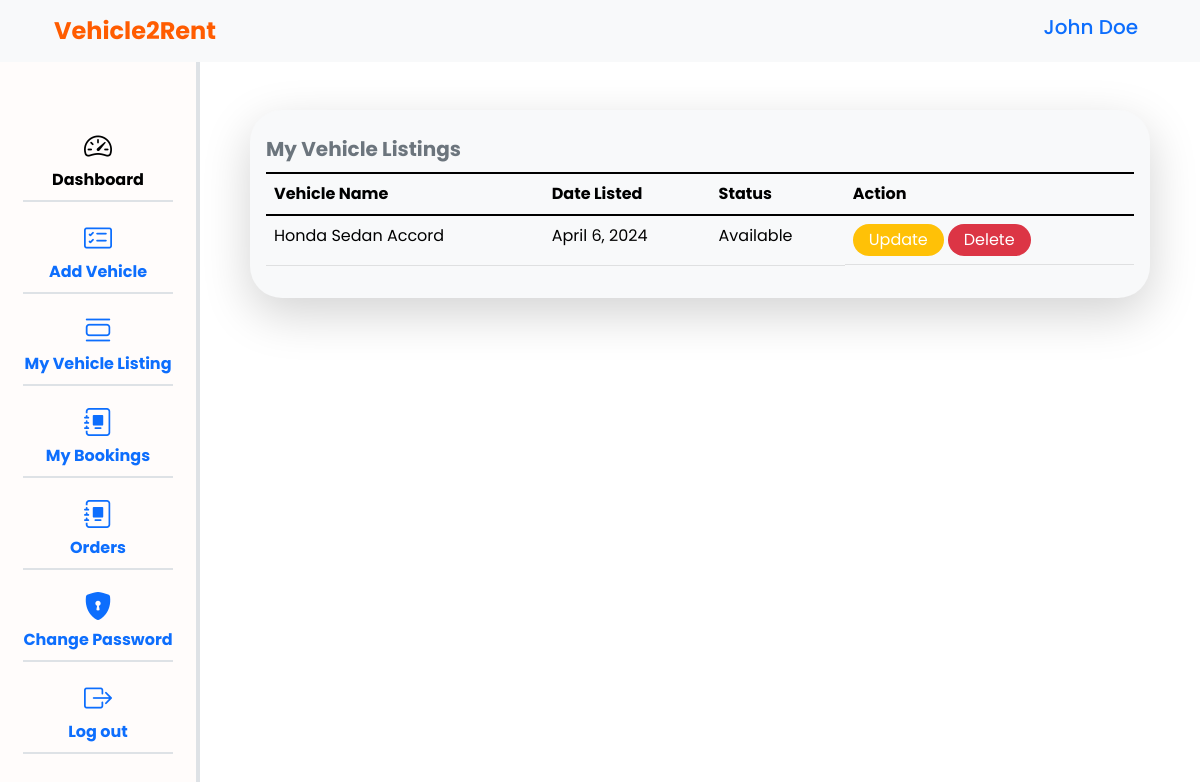
The app's page /vehicles/my-vehicles (signed in), older data.
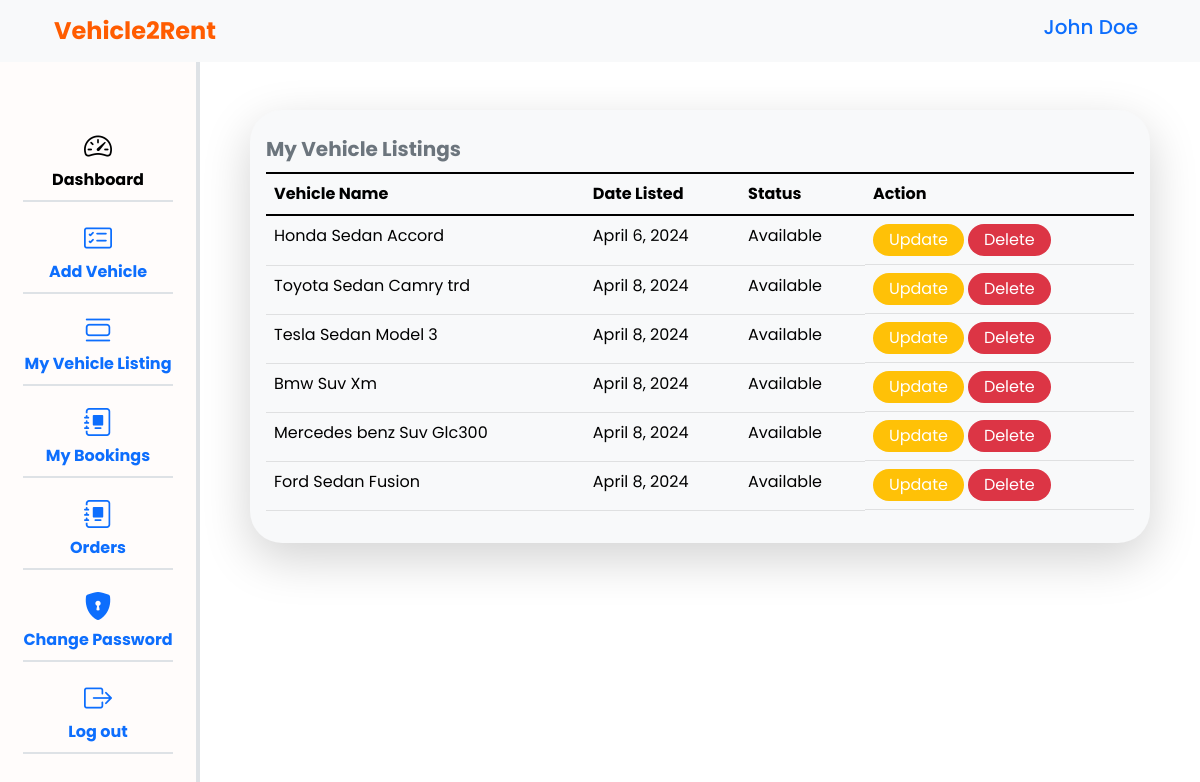
The same page, newer data.
### apps/vehicles/models.py (models this page shows, shortened)
class Vehicle(BaseModel):
    owner = models.ForeignKey(
        CustomUser, on_delete=models.CASCADE, related_name="vehicle")
    vehicle_type = models.CharField(
        choices=choices.VEHICLE_TYPES, max_length=100, blank=True, null=True)
    vehicle_make = models.CharField(
        choices=choices.VEHICLE_MAKES, max_length=100, blank=True, null=True)
    model = models.CharField(max_length=100, blank=True, null=True)
    year = models.CharField(max_length=50, blank=True, null=True)
    max_speed = models.CharField(max_length=10, blank=True, null=True)
    total_doors = models.CharField(
        max_length=20, choices=choices.TOTAL_VEHICLE_DOORS, blank=True, null=True)
    transmission_type = models.CharField(
        max_length=50, choices=choices.TRANSMISSION_TYPES, blank=True, null=True)
    total_passengers = models.CharField(
        max_length=20, choices=choices.TOTAL_PASSENGERS, blank=True, null=True)
    registration_certificate = models.FileField(
        upload_to="vehicle certificates/", blank=True, null=True)
    fuel_type = models.CharField(
        max_length=50, choices=choices.FUEL_TYPE,  blank=True, null=True)
    temperature_regulator = models.CharField(
        max_length=50, choices=choices.TEMPERATURE_REGULATOR, default="Air Conditioning")
    engine_capacity = models.CharField(max_length=50, blank=True, null=True)
    availability_status = models.CharField(
        max_length=50, choices=choices.AVAILABILITY_STATUS, default="Available")
    price_per_hour = models.DecimalField(
        max_digits=10, decimal_places=2,  blank=True, null=True)
    pickup_location = models.CharField(max_length=150, blank=True, null=True)
    image = models.ImageField(
        upload_to="vehicle images/", blank=True, null=True)
    description = models.TextField(blank=True, null=True)
    objects = VehicleManager
    class Meta:
        indexes = [
            models.Index(fields=['vehicle_type']),
            models.Index(fields=['vehicle_make']),
        ]
        verbose_name = "Vehicle"
        verbose_name_plural = "Vehicles"
    def get_full_vehicle_name(self):
        return f"{self.vehicle_make.capitalize()} {self.vehicle_type.capitalize()} {self.model.capitalize()}"

### apps/vehicles/views.py (the view)
# urls.py: path('my-vehicles', views.VehicleListView.as_view(), name="vehicle_list"),
class VehicleListView(LoginRequiredMixin, generic.ListView):
    model = Vehicle
    template_name = "vehicles/vehicle_list.html"
    context_object_name = "vehicles"
    paginate_by = 20
    def get_queryset(self):
        return super().get_queryset().filter(owner=self.request.user)

### apps/users/models.py (called while the page is built)
    def get_full_name(self):
        return f"{self.first_name.capitalize()} {self.last_name.capitalize()}"

### apps/vehicles/templates/vehicles/vehicle_list.html
{% extends "dashboard.html" %}
{% block content %}
  <div class="bg-light mt-5 rounded-5 shadow-lg py-3 px-3 w-100 table-responsive-lg">
    {% if vehicles %}
      <table class="table table-light">
        <caption class="fw-bold fs-5 caption-top">My Vehicle Listings</caption>
        <thead>
          <tr>
            <th scope="col">Vehicle Name</th>
            <th scope="col">Date Listed</th>
            <th scope="col">Status</th>
            <th scope="col">Action</th>
          </tr>
        </thead>
        <tbody>
          {% for vehicle in vehicles %}
            <tr>
              <td>{{ vehicle.get_full_vehicle_name }}</td>
              <td>{{ vehicle.created_on|date }}</td>
              <td>{{ vehicle.availability_status }}</td>
              <td class="d-flex gap-1">
                <span class="bg-warning rounded-pill d-inline-block py-1 px-3">
                  <a href="{% url "update_vehicle" vehicle.id %}" class="text-white text-decoration-none">Update</a>
                </span>
                <span class="bg-danger text-white rounded-pill d-inline-block py-1 px-3">
                  <a href="{% url "delete_vehicle" vehicle.id %}" class="text-white text-decoration-none">Delete</a>
                </span>
              </td>
            </tr>
          {% endfor %}
        </tbody>
      </table>
    {% else %}
      <h1>You have not added any vehicle yet.</h1>
    {% endif %}
  </div>
{% endblock content %}

Row changes from the older to the newer data that the page shows:
added Vehicle: get_full_vehicle_name "Toyota Sedan Camry trd", created_on "April 8, 2024", availability_status "Available"
added Vehicle: get_full_vehicle_name "Tesla Sedan Model 3", created_on "April 8, 2024", availability_status "Available"
added Vehicle: get_full_vehicle_name "Bmw Suv Xm", created_on "April 8, 2024", availability_status "Available"
added Vehicle: get_full_vehicle_name "Mercedes benz Suv Glc300", created_on "April 8, 2024", availability_status "Available"
added Vehicle: get_full_vehicle_name "Ford Sedan Fusion", created_on "April 8, 2024", availability_status "Available"
